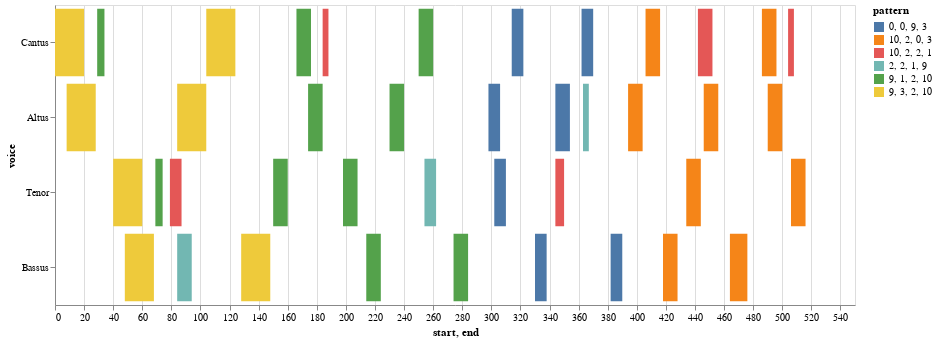
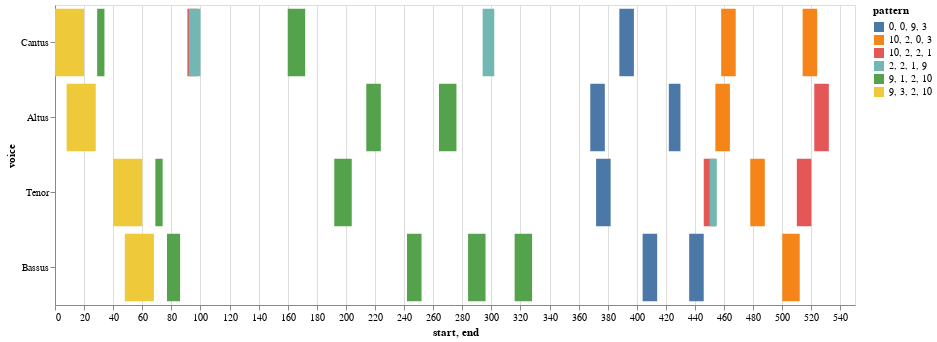
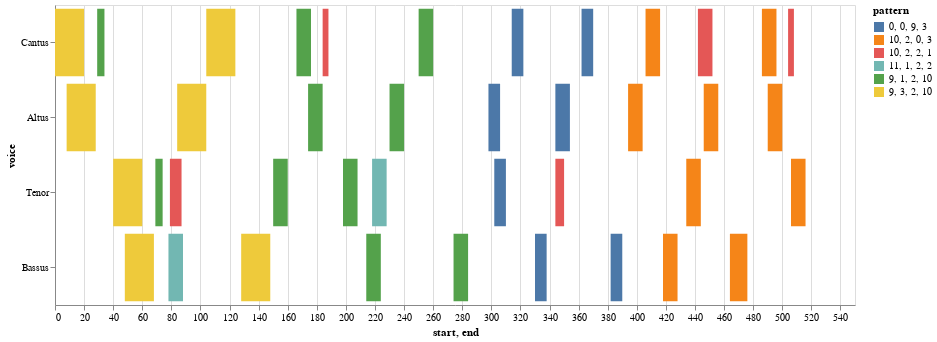
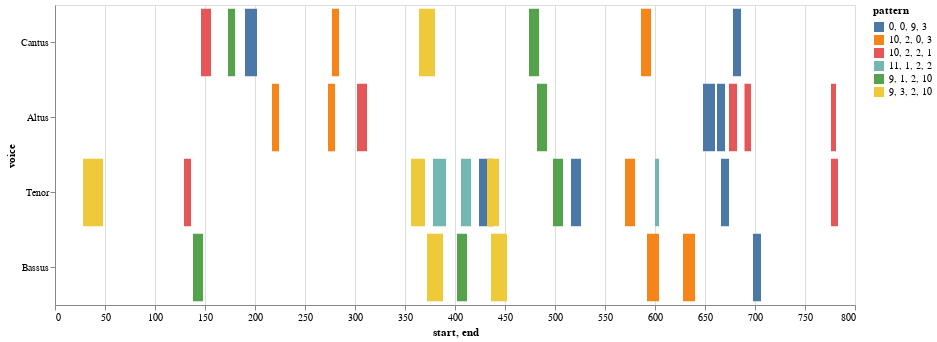

Here is the notebook cell these charts were saved with, in order:
### Markdown cell above
## Now the Model Paired with Each Mass Movement

Showing only the 'shared' entries in each pair

### Code cell
# select the model from the list
model = piece_list[0]
prefix = 'https://crimproject.org/mei/' 
# prefix = 'Music_Files/'
url = prefix + model
model = importScore(url)

# find entries for model
nr = model.notes(combineUnisons=combineUnisons)
mel = model.melodic(df=nr, kind=kind, compound=False, unit=0, end=False)
mod_mel_ngrams = model.ngrams(df=mel, n=n)
mod_entry_ngrams = model.entries(df=mel, n=n, thematic=True, anywhere=True)
mod_mel_ngrams_duration = model.durations(df=mel, n=n, mask_df=mod_entry_ngrams)
mod_entries_stack = list(mod_entry_ngrams.stack().unique())

# find entries mass movements:
mass_movements = piece_list[1:6]

for movement in mass_movements:
    
    prefix = 'https://crimproject.org/mei/' 
    url = prefix + movement
    m_movement = importScore(url)
    nr = m_movement.notes(combineUnisons=combineUnisons)
    mel = m_movement.melodic(df=nr, kind=kind, compound=False, unit=0, end=False)
    mass_mvmt_mel_ngrams = m_movement.ngrams(df=mel, n=n)
    mass_mvmt_entries = m_movement.entries(df=mel, n=n, thematic=True, anywhere=True)
    mass_mvmt_mel_ngrams_duration = m_movement.durations(df=mel, n=n, mask_df=mass_mvmt_entries)
    mass_mvmt_entries_stack = mass_mvmt_entries.stack()

    
    # find shared entries
    
    shared_entries = list(set(mass_mvmt_entries_stack).intersection(mod_entries_stack))

    # print model metadata and chart
    print(model.metadata)

    display(viz.plot_ngrams_heatmap(mod_entry_ngrams, mod_mel_ngrams_duration, 
                        selected_patterns=shared_entries,
                        voices=[])) #.plot_ngrams_heatmap(entry_ngrams,


    # print mass movement metadata and chart
    print(m_movement.metadata)
    display(viz.plot_ngrams_heatmap(mass_mvmt_entries, mass_mvmt_mel_ngrams_duration, 
                                selected_patterns=shared_entries,
                                voices=[])) #.plot_ngrams_heatmap(entry_ngrams,

### Figure 1 — Vega-Lite specification as saved in the notebook (floating-point values rounded to 4 significant figures)
{"config": {"view": {"continuousWidth": 400, "continuousHeight": 300}}, "data": {"name": "data-1b3610fb9aa5ba3062cb70e9687d2541"}, "mark": "bar", "encoding": {"color": {"field": "pattern", "type": "nominal"}, "opacity": {"condition": {"value": 1, "selection": "selector002"}, "value": 0.2}, "tooltip": [{"field": "start", "type": "quantitative"}, {"field": "end", "type": "quantitative"}, {"field": "pattern", "type": "nominal"}], "x": {"field": "start", "type": "quantitative"}, "x2": {"field": "end"}, "y": {"field": "voice", "sort": null, "type": "nominal"}}, "height": 300, "selection": {"selector002": {"type": "multi", "fields": ["pattern"]}}, "width": 800, "$schema": "https://vega.github.io/schema/vega-lite/v4.17.0.json", "datasets": {"data-1b3610fb9aa5ba3062cb70e9687d2541": [{"start": 0.0, "voice": "Cantus", "pattern": "9, 3, 2, 10", "end": 20.0}, {"start": 29.0, "voice": "Cantus", "pattern": "9, 1, 2, 10", "end": 34.0}, {"start": 104.0, "voice": "Cantus", "pattern": "9, 3, 2, 10", "end": 124.0}, {"start": 166.0, "voice": "Cantus", "pattern": "9, 1, 2, 10", "end": 176.0}, {"start": 184.0, "voice": "Cantus", "pattern": "10, 2, 2, 1", "end": 188.0}, {"start": 250.0, "voice": "Cantus", "pattern": "9, 1, 2, 10", "end": 260.0}, {"start": 314.0, "voice": "Cantus", "pattern": "0, 0, 9, 3", "end": 322.0}, {"start": 362.0, "voice": "Cantus", "pattern": "0, 0, 9, 3", "end": 370.0}, {"start": 406.0, "voice": "Cantus", "pattern": "10, 2, 0, 3", "end": 416.0}, {"start": 442.0, "voice": "Cantus", "pattern": "10, 2, 2, 1", "end": 452.0}, {"start": 486.0, "voice": "Cantus", "pattern": "10, 2, 0, 3", "end": 496.0}, {"start": 504.0, "voice": "Cantus", "pattern": "10, 2, 2, 1", "end": 508.0}, {"start": 8.0, "voice": "Altus", "pattern": "9, 3, 2, 10", "end": 28.0}, {"start": 84.0, "voice": "Altus", "pattern": "9, 3, 2, 10", "end": 104.0}, {"start": 174.0, "voice": "Altus", "pattern": "9, 1, 2, 10", "end": 184.0}, {"start": 230.0, "voice": "Altus", "pattern": "9, 1, 2, 10", "end": 240.0}, {"start": 298.0, "voice": "Altus", "pattern": "0, 0, 9, 3", "end": 306.0}, {"start": 344.0, "voice": "Altus", "pattern": "0, 0, 9, 3", "end": 354.0}, {"start": 363.0, "voice": "Altus", "pattern": "2, 2, 1, 9", "end": 367.0}, {"start": 394.0, "voice": "Altus", "pattern": "10, 2, 0, 3", "end": 404.0}, {"start": 446.0, "voice": "Altus", "pattern": "10, 2, 0, 3", "end": 456.0}, {"start": 490.0, "voice": "Altus", "pattern": "10, 2, 0, 3", "end": 500.0}, {"start": 40.0, "voice": "Tenor", "pattern": "9, 3, 2, 10", "end": 60.0}, {"start": 69.0, "voice": "Tenor", "pattern": "9, 1, 2, 10", "end": 74.0}, {"start": 79.0, "voice": "Tenor", "pattern": "10, 2, 2, 1", "end": 87.0}, {"start": 150.0, "voice": "Tenor", "pattern": "9, 1, 2, 10", "end": 160.0}, {"start": 198.0, "voice": "Tenor", "pattern": "9, 1, 2, 10", "end": 208.0}, {"start": 254.0, "voice": "Tenor", "pattern": "2, 2, 1, 9", "end": 262.0}, {"start": 302.0, "voice": "Tenor", "pattern": "0, 0, 9, 3", "end": 310.0}, {"start": 344.0, "voice": "Tenor", "pattern": "10, 2, 2, 1", "end": 350.0}, {"start": 434.0, "voice": "Tenor", "pattern": "10, 2, 0, 3", "end": 444.0}, {"start": 506.0, "voice": "Tenor", "pattern": "10, 2, 0, 3", "end": 516.0}, {"start": 48.0, "voice": "Bassus", "pattern": "9, 3, 2, 10", "end": 68.0}, {"start": 84.0, "voice": "Bassus", "pattern": "2, 2, 1, 9", "end": 94.0}, {"start": 128.0, "voice": "Bassus", "pattern": "9, 3, 2, 10", "end": 148.0}, {"start": 214.0, "voice": "Bassus", "pattern": "9, 1, 2, 10", "end": 224.0}, {"start": 274.0, "voice": "Bassus", "pattern": "9, 1, 2, 10", "end": 284.0}, {"start": 330.0, "voice": "Bassus", "pattern": "0, 0, 9, 3", "end": 338.0}, {"start": 382.0, "voice": "Bassus", "pattern": "0, 0, 9, 3", "end": 390.0}, {"start": 418.0, "voice": "Bassus", "pattern": "10, 2, 0, 3", "end": 428.0}, {"start": 464.0, "voice": "Bassus", "pattern": "10, 2, 0, 3", "end": 476.0}]}}

### Figure 2 — Vega-Lite specification as saved in the notebook (floating-point values rounded to 4 significant figures)
{"config": {"view": {"continuousWidth": 400, "continuousHeight": 300}}, "data": {"name": "data-f382bb49b35d5f9604d42224ae785745"}, "mark": "bar", "encoding": {"color": {"field": "pattern", "type": "nominal"}, "opacity": {"condition": {"value": 1, "selection": "selector003"}, "value": 0.2}, "tooltip": [{"field": "start", "type": "quantitative"}, {"field": "end", "type": "quantitative"}, {"field": "pattern", "type": "nominal"}], "x": {"field": "start", "type": "quantitative"}, "x2": {"field": "end"}, "y": {"field": "voice", "sort": null, "type": "nominal"}}, "height": 300, "selection": {"selector003": {"type": "multi", "fields": ["pattern"]}}, "width": 800, "$schema": "https://vega.github.io/schema/vega-lite/v4.17.0.json", "datasets": {"data-f382bb49b35d5f9604d42224ae785745": [{"start": 0.0, "voice": "Cantus", "pattern": "9, 3, 2, 10", "end": 20.0}, {"start": 29.0, "voice": "Cantus", "pattern": "9, 1, 2, 10", "end": 34.0}, {"start": 91.0, "voice": "Cantus", "pattern": "10, 2, 2, 1", "end": 98.0}, {"start": 92.0, "voice": "Cantus", "pattern": "2, 2, 1, 9", "end": 100.0}, {"start": 160.0, "voice": "Cantus", "pattern": "9, 1, 2, 10", "end": 172.0}, {"start": 294.0, "voice": "Cantus", "pattern": "2, 2, 1, 9", "end": 302.0}, {"start": 388.0, "voice": "Cantus", "pattern": "0, 0, 9, 3", "end": 398.0}, {"start": 458.0, "voice": "Cantus", "pattern": "10, 2, 0, 3", "end": 468.0}, {"start": 514.0, "voice": "Cantus", "pattern": "10, 2, 0, 3", "end": 524.0}, {"start": 8.0, "voice": "Altus", "pattern": "9, 3, 2, 10", "end": 28.0}, {"start": 214.0, "voice": "Altus", "pattern": "9, 1, 2, 10", "end": 224.0}, {"start": 264.0, "voice": "Altus", "pattern": "9, 1, 2, 10", "end": 276.0}, {"start": 368.0, "voice": "Altus", "pattern": "0, 0, 9, 3", "end": 378.0}, {"start": 422.0, "voice": "Altus", "pattern": "0, 0, 9, 3", "end": 430.0}, {"start": 454.0, "voice": "Altus", "pattern": "10, 2, 0, 3", "end": 464.0}, {"start": 522.0, "voice": "Altus", "pattern": "10, 2, 2, 1", "end": 532.0}, {"start": 40.0, "voice": "Tenor", "pattern": "9, 3, 2, 10", "end": 60.0}, {"start": 69.0, "voice": "Tenor", "pattern": "9, 1, 2, 10", "end": 74.0}, {"start": 192.0, "voice": "Tenor", "pattern": "9, 1, 2, 10", "end": 204.0}, {"start": 372.0, "voice": "Tenor", "pattern": "0, 0, 9, 3", "end": 382.0}, {"start": 446.0, "voice": "Tenor", "pattern": "10, 2, 2, 1", "end": 454.0}, {"start": 450.0, "voice": "Tenor", "pattern": "2, 2, 1, 9", "end": 455.0}, {"start": 478.0, "voice": "Tenor", "pattern": "10, 2, 0, 3", "end": 488.0}, {"start": 510.0, "voice": "Tenor", "pattern": "10, 2, 2, 1", "end": 520.0}, {"start": 48.0, "voice": "Bassus", "pattern": "9, 3, 2, 10", "end": 68.0}, {"start": 77.0, "voice": "Bassus", "pattern": "9, 1, 2, 10", "end": 86.0}, {"start": 242.0, "voice": "Bassus", "pattern": "9, 1, 2, 10", "end": 252.0}, {"start": 284.0, "voice": "Bassus", "pattern": "9, 1, 2, 10", "end": 296.0}, {"start": 316.0, "voice": "Bassus", "pattern": "9, 1, 2, 10", "end": 328.0}, {"start": 404.0, "voice": "Bassus", "pattern": "0, 0, 9, 3", "end": 414.0}, {"start": 436.0, "voice": "Bassus", "pattern": "0, 0, 9, 3", "end": 446.0}, {"start": 500.0, "voice": "Bassus", "pattern": "10, 2, 0, 3", "end": 512.0}]}}

### Figure 3 — Vega-Lite specification as saved in the notebook (floating-point values rounded to 4 significant figures)
{"config": {"view": {"continuousWidth": 400, "continuousHeight": 300}}, "data": {"name": "data-4c51a2767e62ead4c09366b19cfdff2d"}, "mark": "bar", "encoding": {"color": {"field": "pattern", "type": "nominal"}, "opacity": {"condition": {"value": 1, "selection": "selector004"}, "value": 0.2}, "tooltip": [{"field": "start", "type": "quantitative"}, {"field": "end", "type": "quantitative"}, {"field": "pattern", "type": "nominal"}], "x": {"field": "start", "type": "quantitative"}, "x2": {"field": "end"}, "y": {"field": "voice", "sort": null, "type": "nominal"}}, "height": 300, "selection": {"selector004": {"type": "multi", "fields": ["pattern"]}}, "width": 800, "$schema": "https://vega.github.io/schema/vega-lite/v4.17.0.json", "datasets": {"data-4c51a2767e62ead4c09366b19cfdff2d": [{"start": 0.0, "voice": "Cantus", "pattern": "9, 3, 2, 10", "end": 20.0}, {"start": 29.0, "voice": "Cantus", "pattern": "9, 1, 2, 10", "end": 34.0}, {"start": 104.0, "voice": "Cantus", "pattern": "9, 3, 2, 10", "end": 124.0}, {"start": 166.0, "voice": "Cantus", "pattern": "9, 1, 2, 10", "end": 176.0}, {"start": 184.0, "voice": "Cantus", "pattern": "10, 2, 2, 1", "end": 188.0}, {"start": 250.0, "voice": "Cantus", "pattern": "9, 1, 2, 10", "end": 260.0}, {"start": 314.0, "voice": "Cantus", "pattern": "0, 0, 9, 3", "end": 322.0}, {"start": 362.0, "voice": "Cantus", "pattern": "0, 0, 9, 3", "end": 370.0}, {"start": 406.0, "voice": "Cantus", "pattern": "10, 2, 0, 3", "end": 416.0}, {"start": 442.0, "voice": "Cantus", "pattern": "10, 2, 2, 1", "end": 452.0}, {"start": 486.0, "voice": "Cantus", "pattern": "10, 2, 0, 3", "end": 496.0}, {"start": 504.0, "voice": "Cantus", "pattern": "10, 2, 2, 1", "end": 508.0}, {"start": 8.0, "voice": "Altus", "pattern": "9, 3, 2, 10", "end": 28.0}, {"start": 84.0, "voice": "Altus", "pattern": "9, 3, 2, 10", "end": 104.0}, {"start": 174.0, "voice": "Altus", "pattern": "9, 1, 2, 10", "end": 184.0}, {"start": 230.0, "voice": "Altus", "pattern": "9, 1, 2, 10", "end": 240.0}, {"start": 298.0, "voice": "Altus", "pattern": "0, 0, 9, 3", "end": 306.0}, {"start": 344.0, "voice": "Altus", "pattern": "0, 0, 9, 3", "end": 354.0}, {"start": 394.0, "voice": "Altus", "pattern": "10, 2, 0, 3", "end": 404.0}, {"start": 446.0, "voice": "Altus", "pattern": "10, 2, 0, 3", "end": 456.0}, {"start": 490.0, "voice": "Altus", "pattern": "10, 2, 0, 3", "end": 500.0}, {"start": 40.0, "voice": "Tenor", "pattern": "9, 3, 2, 10", "end": 60.0}, {"start": 69.0, "voice": "Tenor", "pattern": "9, 1, 2, 10", "end": 74.0}, {"start": 79.0, "voice": "Tenor", "pattern": "10, 2, 2, 1", "end": 87.0}, {"start": 150.0, "voice": "Tenor", "pattern": "9, 1, 2, 10", "end": 160.0}, {"start": 198.0, "voice": "Tenor", "pattern": "9, 1, 2, 10", "end": 208.0}, {"start": 218.0, "voice": "Tenor", "pattern": "11, 1, 2, 2", "end": 228.0}, {"start": 302.0, "voice": "Tenor", "pattern": "0, 0, 9, 3", "end": 310.0}, {"start": 344.0, "voice": "Tenor", "pattern": "10, 2, 2, 1", "end": 350.0}, {"start": 434.0, "voice": "Tenor", "pattern": "10, 2, 0, 3", "end": 444.0}, {"start": 506.0, "voice": "Tenor", "pattern": "10, 2, 0, 3", "end": 516.0}, {"start": 48.0, "voice": "Bassus", "pattern": "9, 3, 2, 10", "end": 68.0}, {"start": 78.0, "voice": "Bassus", "pattern": "11, 1, 2, 2", "end": 88.0}, {"start": 128.0, "voice": "Bassus", "pattern": "9, 3, 2, 10", "end": 148.0}, {"start": 214.0, "voice": "Bassus", "pattern": "9, 1, 2, 10", "end": 224.0}, {"start": 274.0, "voice": "Bassus", "pattern": "9, 1, 2, 10", "end": 284.0}, {"start": 330.0, "voice": "Bassus", "pattern": "0, 0, 9, 3", "end": 338.0}, {"start": 382.0, "voice": "Bassus", "pattern": "0, 0, 9, 3", "end": 390.0}, {"start": 418.0, "voice": "Bassus", "pattern": "10, 2, 0, 3", "end": 428.0}, {"start": 464.0, "voice": "Bassus", "pattern": "10, 2, 0, 3", "end": 476.0}]}}

### Figure 4 — Vega-Lite specification as saved in the notebook (floating-point values rounded to 4 significant figures)
{"config": {"view": {"continuousWidth": 400, "continuousHeight": 300}}, "data": {"name": "data-43d1326d6467e2dd2c733e1c9951b721"}, "mark": "bar", "encoding": {"color": {"field": "pattern", "type": "nominal"}, "opacity": {"condition": {"value": 1, "selection": "selector005"}, "value": 0.2}, "tooltip": [{"field": "start", "type": "quantitative"}, {"field": "end", "type": "quantitative"}, {"field": "pattern", "type": "nominal"}], "x": {"field": "start", "type": "quantitative"}, "x2": {"field": "end"}, "y": {"field": "voice", "sort": null, "type": "nominal"}}, "height": 300, "selection": {"selector005": {"type": "multi", "fields": ["pattern"]}}, "width": 800, "$schema": "https://vega.github.io/schema/vega-lite/v4.17.0.json", "datasets": {"data-43d1326d6467e2dd2c733e1c9951b721": [{"start": 146.0, "voice": "Cantus", "pattern": "10, 2, 2, 1", "end": 156.0}, {"start": 173.0, "voice": "Cantus", "pattern": "9, 1, 2, 10", "end": 180.0}, {"start": 190.0, "voice": "Cantus", "pattern": "0, 0, 9, 3", "end": 202.0}, {"start": 277.0, "voice": "Cantus", "pattern": "10, 2, 0, 3", "end": 284.0}, {"start": 364.0, "voice": "Cantus", "pattern": "9, 3, 2, 10", "end": 380.0}, {"start": 474.0, "voice": "Cantus", "pattern": "9, 1, 2, 10", "end": 484.0}, {"start": 586.0, "voice": "Cantus", "pattern": "10, 2, 0, 3", "end": 596.0}, {"start": 678.0, "voice": "Cantus", "pattern": "0, 0, 9, 3", "end": 686.0}, {"start": 217.0, "voice": "Altus", "pattern": "10, 2, 0, 3", "end": 224.0}, {"start": 273.0, "voice": "Altus", "pattern": "10, 2, 0, 3", "end": 280.0}, {"start": 302.0, "voice": "Altus", "pattern": "10, 2, 2, 1", "end": 312.0}, {"start": 482.0, "voice": "Altus", "pattern": "9, 1, 2, 10", "end": 492.0}, {"start": 648.0, "voice": "Altus", "pattern": "0, 0, 9, 3", "end": 660.0}, {"start": 662.0, "voice": "Altus", "pattern": "0, 0, 9, 3", "end": 670.0}, {"start": 674.0, "voice": "Altus", "pattern": "10, 2, 2, 1", "end": 682.0}, {"start": 689.5, "voice": "Altus", "pattern": "10, 2, 2, 1", "end": 696.0}, {"start": 776.0, "voice": "Altus", "pattern": "10, 2, 2, 1", "end": 781.0}, {"start": 28.0, "voice": "Tenor", "pattern": "9, 3, 2, 10", "end": 48.0}, {"start": 129.0, "voice": "Tenor", "pattern": "10, 2, 2, 1", "end": 136.0}, {"start": 356.0, "voice": "Tenor", "pattern": "9, 3, 2, 10", "end": 370.0}, {"start": 378.0, "voice": "Tenor", "pattern": "11, 1, 2, 2", "end": 391.0}, {"start": 406.0, "voice": "Tenor", "pattern": "11, 1, 2, 2", "end": 416.0}, {"start": 424.0, "voice": "Tenor", "pattern": "0, 0, 9, 3", "end": 438.0}, {"start": 432.0, "voice": "Tenor", "pattern": "9, 3, 2, 10", "end": 444.0}, {"start": 498.0, "voice": "Tenor", "pattern": "9, 1, 2, 10", "end": 508.0}, {"start": 516.0, "voice": "Tenor", "pattern": "0, 0, 9, 3", "end": 526.0}, {"start": 570.0, "voice": "Tenor", "pattern": "10, 2, 0, 3", "end": 580.0}, {"start": 600.0, "voice": "Tenor", "pattern": "11, 1, 2, 2", "end": 604.0}, {"start": 666.0, "voice": "Tenor", "pattern": "0, 0, 9, 3", "end": 674.0}, {"start": 776.0, "voice": "Tenor", "pattern": "10, 2, 2, 1", "end": 783.0}, {"start": 138.0, "voice": "Bassus", "pattern": "9, 1, 2, 10", "end": 148.0}, {"start": 372.0, "voice": "Bassus", "pattern": "9, 3, 2, 10", "end": 388.0}, {"start": 402.0, "voice": "Bassus", "pattern": "9, 1, 2, 10", "end": 412.0}, {"start": 436.0, "voice": "Bassus", "pattern": "9, 3, 2, 10", "end": 452.0}, {"start": 592.0, "voice": "Bassus", "pattern": "10, 2, 0, 3", "end": 604.0}, {"start": 628.0, "voice": "Bassus", "pattern": "10, 2, 0, 3", "end": 640.0}, {"start": 698.0, "voice": "Bassus", "pattern": "0, 0, 9, 3", "end": 706.0}]}}
